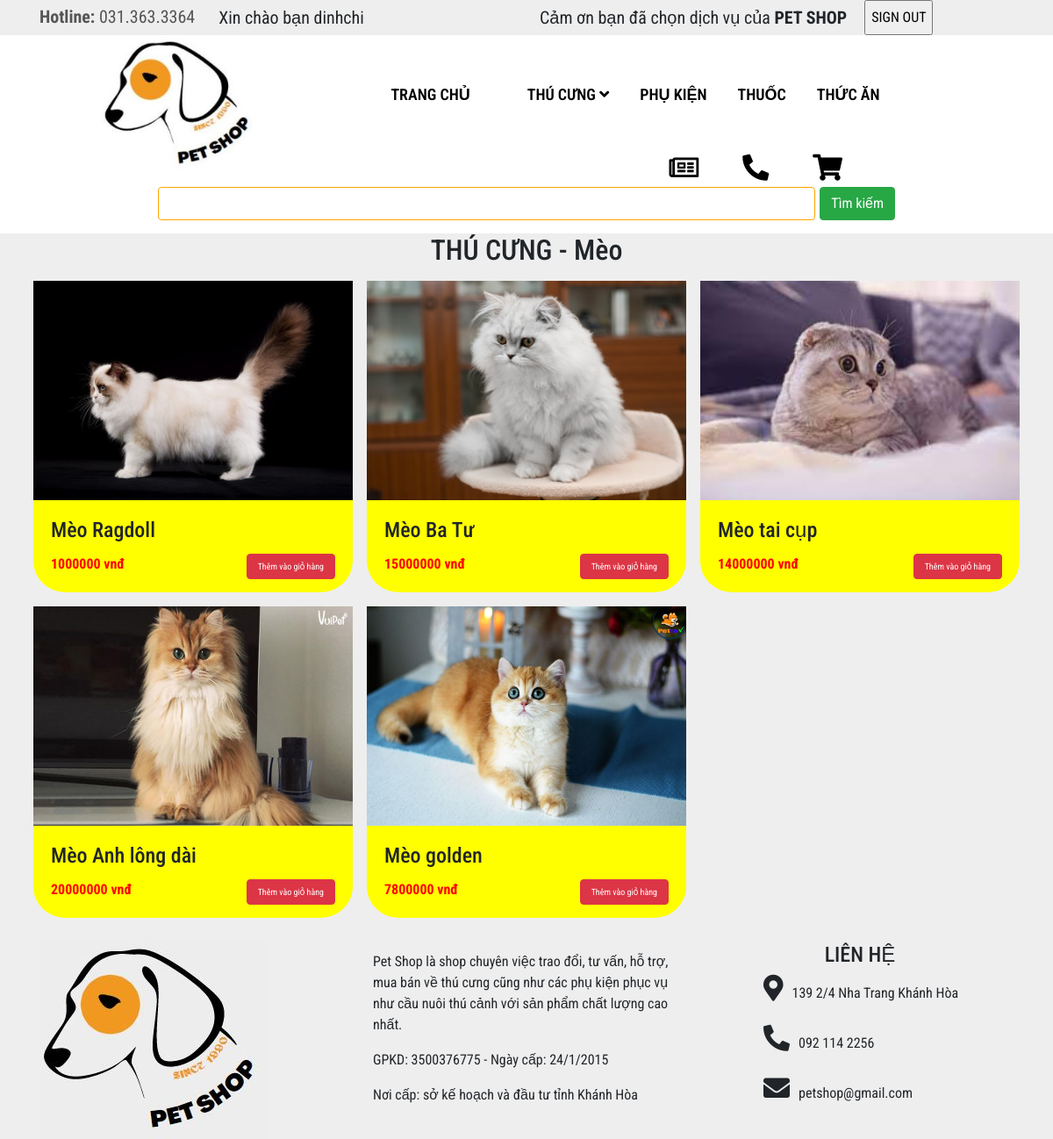
The app's page /thucung-loai.php?loai=MEO (signed in) with its own data.
### tables this page shows
CREATE TABLE `loai_thu_cung` (
  `ma_loai_tc` varchar(10) NOT NULL,
  `ten_loai_tc` varchar(50) NOT NULL,
  `ghi_chu` text NOT NULL
);

CREATE TABLE `thu_cung` (
  `ma_tc` varchar(10) NOT NULL,
  `ten_tc` varchar(50) NOT NULL,
  `tuoi` int(11) NOT NULL,
  `so_luong_ton` int(11) NOT NULL,
  `mo_ta` text NOT NULL,
  `anh_minh_hoa` varchar(255) NOT NULL,
  `don_gia` int(11) NOT NULL,
  `ma_loai_tc` varchar(10) NOT NULL
);

### thucung-loai.php (the view, shortened to what this page needs)
<?php
	include ('include/header.php');
	require("connection/connect.php");
	$ma_loai_tc=$_REQUEST['loai'];
	$a = "SELECT ten_loai_tc FROM loai_thu_cung WHERE ma_loai_tc = '$ma_loai_tc'";
	$qr = mysqli_query($dbc,$a);
	$row=mysqli_fetch_array($qr);
	echo '<div class="container ">
    	<div class="title"><h2>THÚ CƯNG - '.$row["ten_loai_tc"].'</h2></div>
    <div class="row">';
		$strSQL = "SELECT * FROM thu_cung WHERE ma_loai_tc = '$ma_loai_tc'";
		$result = mysqli_query($dbc,$strSQL);
		if(mysqli_num_rows($result) == 0){
			echo "Chưa có dữ liệu";
		}
		else
		{	$stt=1;
			while ($row = mysqli_fetch_array($result)){
				echo '<div class="col-lg-4 col-md-12 p-1 w-100 rounded">
					<div class="box m-1">
					<a href="thucung-xem.php?ma_tc='.$row['0'].'"><img style="height:250px;" class="img-fluid w-100" src="images/'.$row['5'].'" alt="Card image" /></a>
					<div class="card-body">
						<h4 class="card-title">'.$row['1'].'</h4>
						<b style="color: red;">'.$row['6'].' vnđ</b>
						<input type="submit" class="btn btn-danger" name="" value="Thêm vào giỏ hàng">
					</div>
					</div></div>';
			}
			echo '</div>';
		}
		echo '</div></div>';
	include ('include/footer.php');
 ?>

### include/trangchu.css (style rules this page uses)
body { font-family: 'Roboto Condensed', sans-serif; background-color: #eee; }
.title { width: 100%; text-align: center; }
.box { background-color: #FFFF00 ; border-radius: 10%; }
.btn-danger { float: right; font-size: 10px; }

### records on screen
loai_thu_cung: ten_loai_tc "Mèo"
thu_cung: anh_minh_hoa (picture), ten_tc "Mèo Ragdoll", don_gia "1000000"
thu_cung: anh_minh_hoa (picture), ten_tc "Mèo Ba Tư", don_gia "15000000"
thu_cung: anh_minh_hoa (picture), ten_tc "Mèo tai cụp", don_gia "14000000"
thu_cung: anh_minh_hoa (picture), ten_tc "Mèo Anh lông dài", don_gia "20000000"
thu_cung: anh_minh_hoa (picture), ten_tc "Mèo golden", don_gia "7800000"

### other values on screen
$username "dinhchi"
